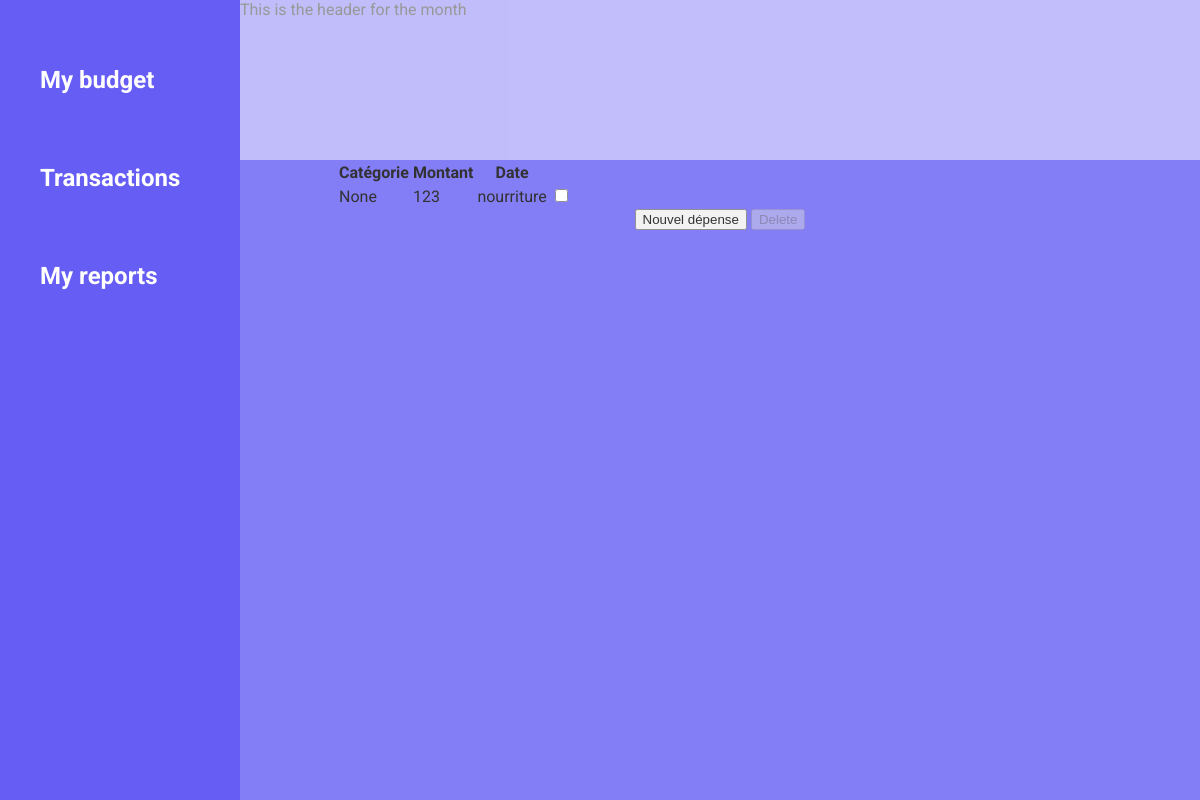
The page /budget on the database as committed earlier.
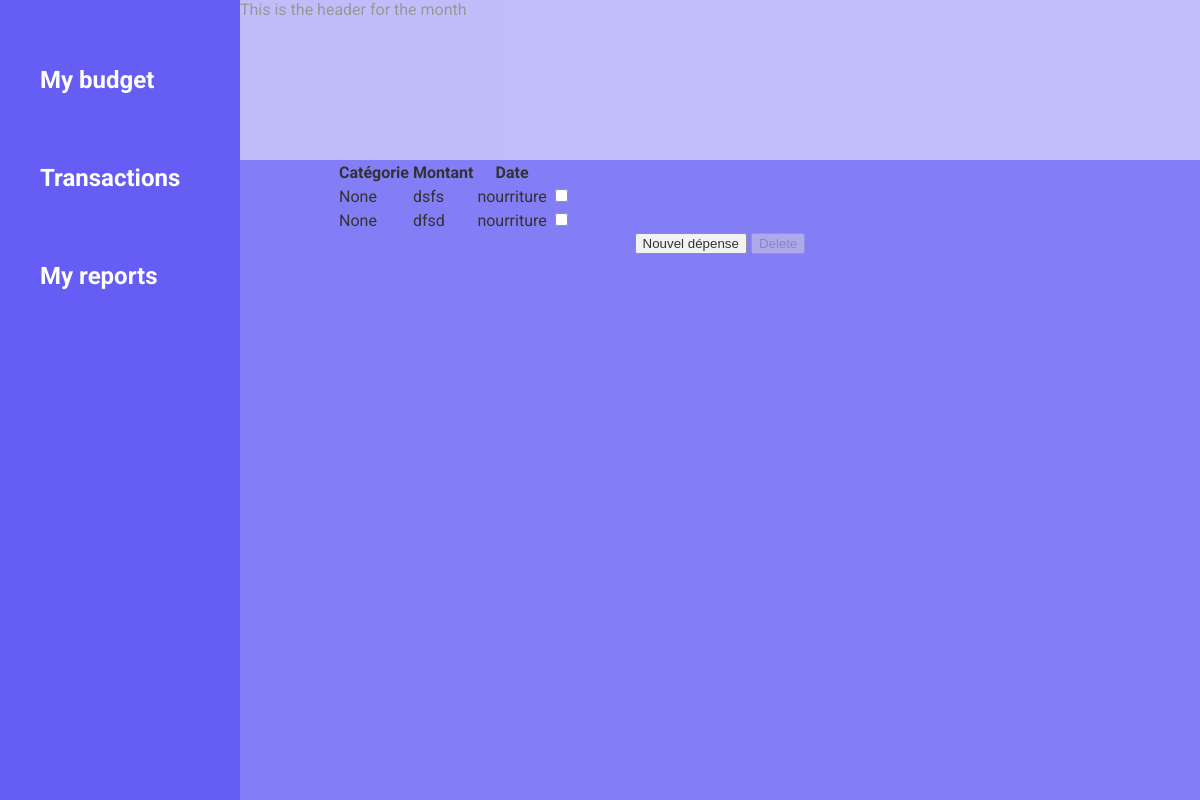
The same page on the database as committed later.
### appli/budget/classes.py (models this page shows, shortened)
class Transaction(db.Model):
    __tablename__ = 'transaction'
    id = db.Column(db.Integer, primary_key=True)
    amount = db.Column(db.Integer)
    comment = db.Column(db.String(50))
    date = db.Column(db.String(50))
    category = db.Column(db.String(50))

### appli/budget/routes.py (the view)
@budget_bp.route("/budget")
def budget():
    depenses = Transaction.query.all()
    deps = []
    for depense in depenses:
        print("Amount = " + str(depense.amount) + " categorie = " +
              str(depense.category) + " Date = " + str(depense.date))
        dep = {"id": depense.id, "amount": depense.amount,
               "categorie": depense.category, "date": depense.date}
        deps.append(dep)
    return render_template("budget.html", depenses=deps)

### appli/budget/templates/budget.html (shortened to what this page needs)
<!DOCTYPE html>
<html lang="en">
<head>
    <link rel="stylesheet" href="{{ url_for('budget_bp.static', filename='style.css') }}">
</head>
<body>
    <div class="box">
        <div class="navdiv">
            <nav class="navbar sidebar">
                <ul>
                    <li>
                        <h2>My budget</h2>
                    </li>
                    <li>
                        <h2>Transactions</h2>
                    </li>
                    <li>
                        <h2>My reports</h2>
                    </li>
                </ul>
            </nav>
        </div>
        <div class="content">
            <header class=headercont> This is the header for the month</header>
            <section class="categories">
                <center>
                    <table class="content">
                        <tr>
                            <th>Catégorie</th>
                            <th>Montant</th>
                            <th>Date</th>
                        </tr>
                        {% for depense in depenses %}
                        <tr>
                            <td>{{depense.categorie}}</td>
                            <td>{{depense.amount}}</td>
                            <td>{{depense.date}}</td>
                            <td><input type="checkbox" class="delete" id="delbox_{{depense.id}}"></td>
                        </tr>
                        {% endfor %}
                    </table>
                </center>
                <div>
                    <center>
                        <a href="/"><button class="button1">Nouvel dépense</button></a>
                        <button class="button1" onClick="todelete()" id="deletebn" disabled="true">Delete</button>
                    </center>
                </div>
            </section>
        </div>
    </div>
</body>
</html>

### appli/budget/static/style.css (style rules this page uses)
body { font-family: "Roboto", sans-serif; margin: 0; }
li { padding-top: 30px; list-style-type: none; }
h2 { color: #ffffff; }
.navdiv { min-width: 200px; width: 20%; height: 100vh; background-color: #655df4; }
.content { width: 80%; display: flex; flex-direction: column; }
.box { display: flex; align-items: stretch; }
.headercont { height: 20%; background-color: #655df4; opacity: 40%; }
.categories { height: 80%; background-color: #655df4; opacity: 80%; }

Rows that differ between the two databases and show on the page:
changed Transaction: amount "123" → "dsfs"
added Transaction: categorie "None", amount "dfsd", date "nourriture"
